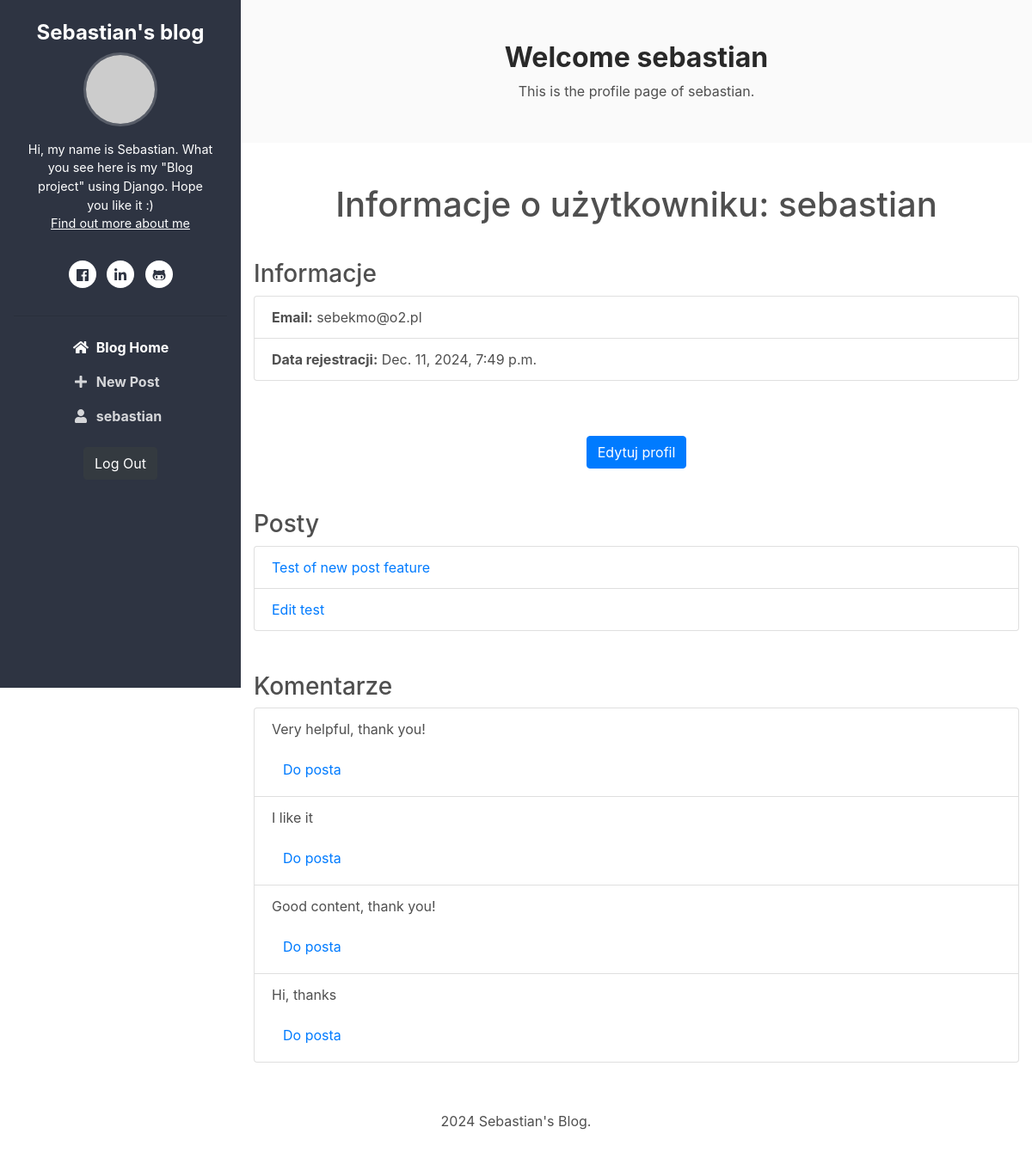
The app's page /profile/ (signed in), older data.
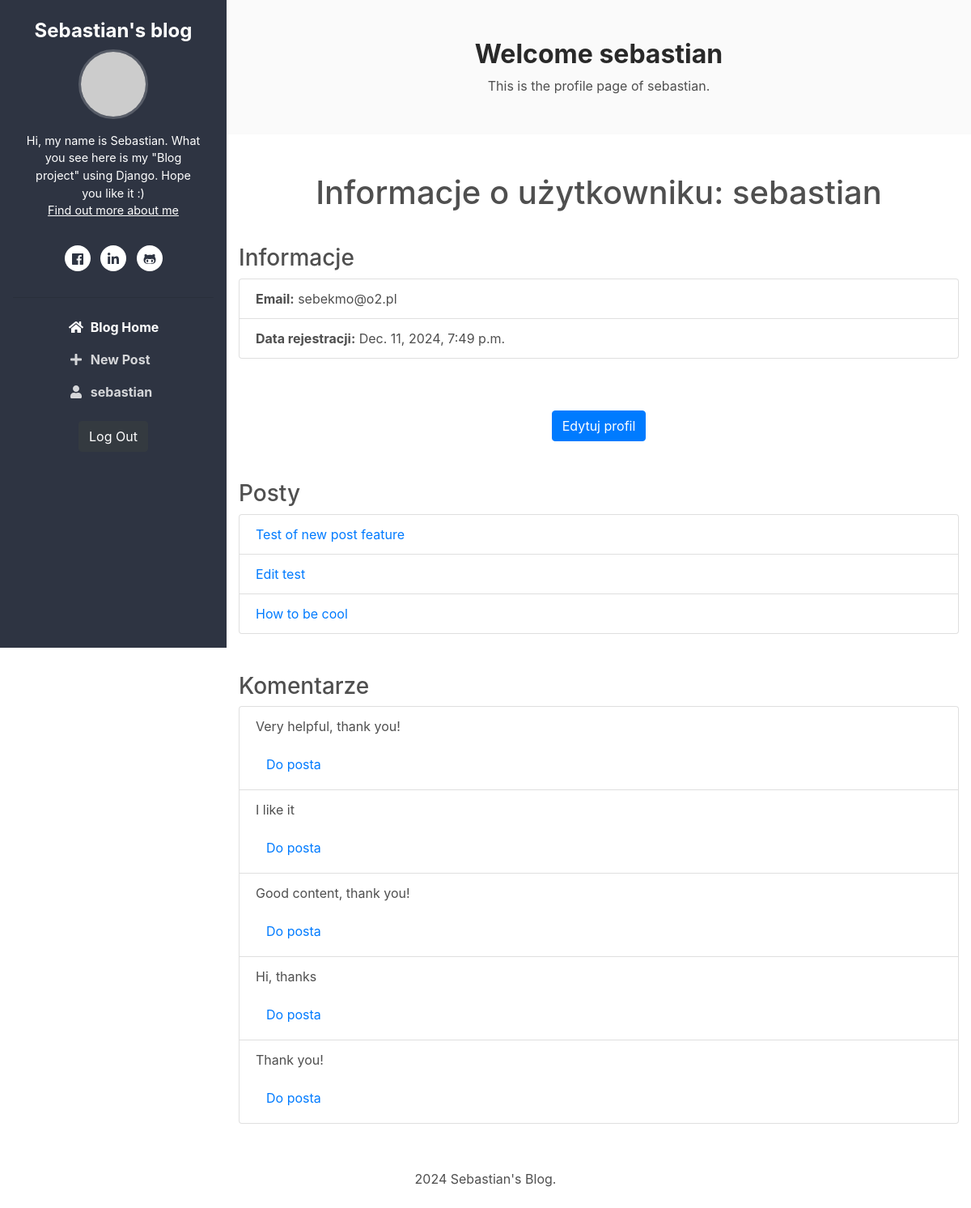
The same page, newer data.
### blog/models.py (models this page shows, shortened)
class Post(models.Model):
    title = models.CharField(max_length=100)
    content = models.TextField()
    author = models.CharField(max_length=30)
    published_at = models.DateTimeField(blank=True, null=True)
    created_at = models.DateTimeField(auto_now_add=True)
    updated_at = models.DateTimeField(auto_now=True)

class Comment(models.Model):
    post = models.ForeignKey(Post, on_delete=models.CASCADE, related_name="comments")
    author = models.ForeignKey(User, on_delete=models.CASCADE)
    content = models.TextField()
    created_at = models.DateTimeField(auto_now_add=True)

### blog/views.py (the view)
# urls.py: path('profile/', views.profile, name='profile'),
def profile(request, author=None):
    if author:
        profile_user = get_object_or_404(User, username=author)
    else:
        profile_user = request.user
    posts = Post.objects.filter(author=profile_user.username)
    comments = Comment.objects.filter(author=profile_user)
    return render(request, 'blog/profile.html', {
        'profile': profile_user,
        'posts': posts,
        'comments': comments
        })

### blog/templates/blog/profile.html (shortened to what this page needs)
{% extends 'base.html' %}
{% block content %}
<section class="cta-section theme-bg-light py-5">
    <div class="container text-center">
        <h2 class="heading">Welcome {{ user.username }}</h2>
        <div class="intro">This is the profile page of {{ profile.username }}.</div>
    </div>
</section>
<section class="profile-section py-5">
    <div class="container">
        <h1 class="text-center mb-4">Informacje o użytkowniku: {{ profile.username }}</h1>
        <div class="profile-info mb-5 py-3">
            <h3>Informacje</h3>
            <ul class="list-group">
                <li class="list-group-item"><strong>Email:</strong> {{ profile.email }}</li>
                <li class="list-group-item"><strong>Data rejestracji:</strong> {{ profile.date_joined }}</li>
            </ul>
        </div>
        {% if profile == user %}
        <div class="text-center mb-5">
            <a href="#" class="btn btn-primary">Edytuj profil</a>
        </div>
        {% endif %}
        <div class="posts-section mb-5">
            <h3>Posty</h3>
            {% if posts %}
                <ul class="list-group">
                    {% for post in posts %}
                        <li class="list-group-item">
                            <a href="{% url 'post_detail' post.id %}" class="text-decoration-none">{{ post.title }}</a>
                        </li>
                    {% endfor %}
                </ul>
            {% else %}
                <p class="text-muted">Brak postów.</p>
            {% endif %}
        </div>
        <div class="comments-section">
            <h3>Komentarze</h3>
            {% if comments %}
                <ul class="list-group">
                    {% for comment in comments %}
                        <li class="list-group-item">
                            <p>{{ comment.content }}</p>
                            <a href="{% url 'post_detail' comment.post.id %}" class="btn btn-link">Do posta</a>
                        </li>
                    {% endfor %}
                </ul>
            {% else %}
                <p class="text-muted">Brak komentarzy.</p>
            {% endif %}
        </div>
    </div>
</section>
{% endblock %}

Row changes from the older to the newer data that the page shows:
added Post: title "How to be cool"
added Comment: content "Thank you!"
